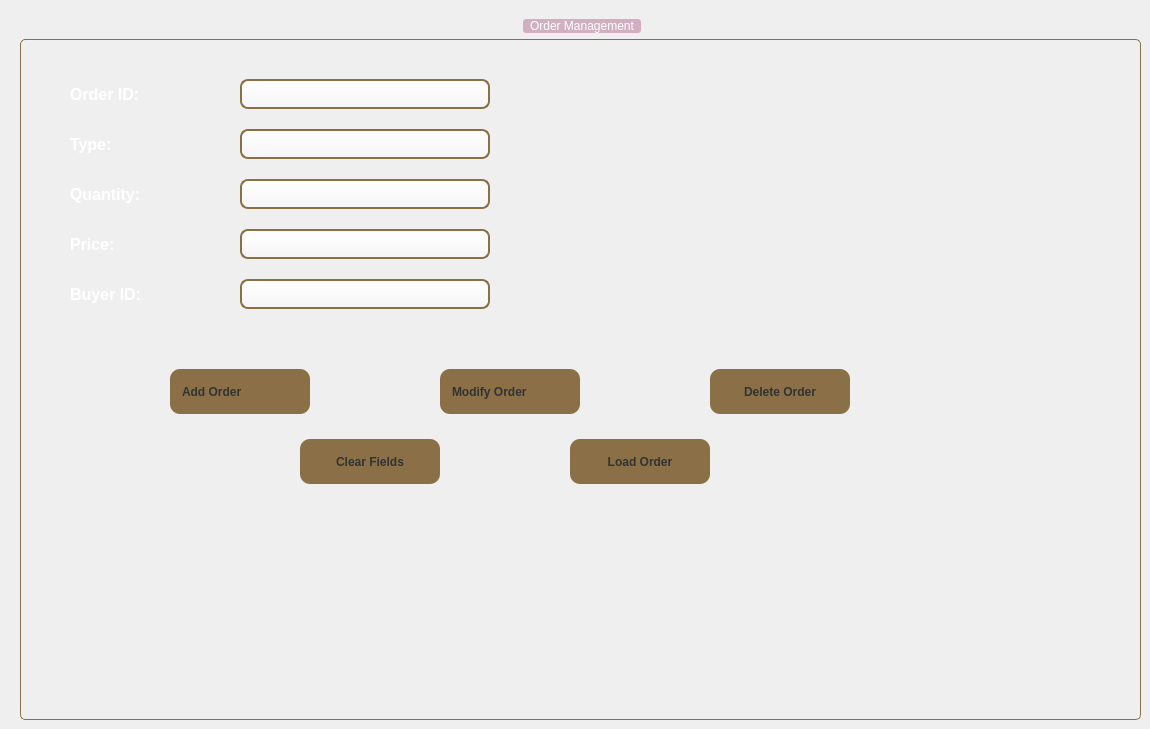
        <widget class="QWidget" name="tab_manage">
         <attribute name="title">
          <string>Manage Orders</string>
         </attribute>
         <widget class="QGroupBox" name="group_manage">
          <property name="geometry">
           <rect>
            <x>20</x>
            <y>19</y>
            <width>1121</width>
            <height>701</height>
           </rect>
          </property>
          <property name="styleSheet">
           <string notr="true">
          QGroupBox { background-color: transparent; border: 1px solid #8B6F47; border-radius: 5px; margin-top: 20px; }
          QGroupBox::title { subcontrol-origin: margin; subcontrol-position: top center; padding: 0 5px; background-color: rgb(210, 174, 193); font-weight: bold; color: white; border-radius: 3px; }

           QLineEdit {
            background: qlineargradient(x1:0, y1:0, x2:0, y2:1, stop:0 #FFFFFF, stop:1 #F5F5F5);
            border: 2px solid #8B6F47;
            border-radius: 8px;
            padding: 3px 12px;
            font-size: 14px;
            color: #333;
            selection-background-color: #8B6F47;
            selection-color: white;
        }
        QLineEdit:hover {
            border: 2px solid #A0825A;
            background: qlineargradient(x1:0, y1:0, x2:0, y2:1, stop:0 #FFFFFF, stop:1 #FAFAFA);
        }
        QLineEdit:focus {
            border: 2px solid #8B4513; 
            background: #FFFAF0;
        }

           QLineEdit {
            background: qlineargradient(x1:0, y1:0, x2:0, y2:1, stop:0 #FFFFFF, stop:1 #F5F5F5);
            border: 2px solid #8B6F47;
            border-radius: 8px;
            padding: 3px 12px;
            font-size: 14px;
            color: #333;
            selection-background-color: #8B6F47;
            selection-color: white;
        }
        QLineEdit:hover {
            border: 2px solid #A0825A;
            background: qlineargradient(x1:0, y1:0, x2:0, y2:1, stop:0 #FFFFFF, stop:1 #FAFAFA);
        }
        QLineEdit:focus {
            border: 2px solid #8B4513; 
            background: #FFFAF0;
        }
          QGroupBox::title { subcontrol-origin: margin; subcontrol-position: top center; padding: 0 5px; background-color: rgb(210, 174, 193); font-weight: bold; color: white; border-radius: 3px; }
         </string>
          </property>
          <property name="title">
           <string>Order Management</string>
          </property>
          <widget class="QLabel" name="label_id">
           <property name="geometry">
            <rect>
             <x>50</x>
             <y>60</y>
             <width>150</width>
             <height>30</height>
            </rect>
           </property>
           <property name="styleSheet">
            <string notr="true">color: white; font-size: 16px; font-weight: bold;</string>
           </property>
           <property name="text">
            <string>Order ID:</string>
           </property>
          </widget>
          <widget class="QLineEdit" name="le_id">
           <property name="geometry">
            <rect>
             <x>220</x>
             <y>60</y>
             <width>250</width>
             <height>30</height>
            </rect>
           </property>
           <property name="styleSheet">
            <string notr="true"/>
           </property>
          </widget>
          <widget class="QLabel" name="label_type">
           <property name="geometry">
            <rect>
             <x>50</x>
             <y>110</y>
             <width>150</width>
             <height>30</height>
            </rect>
           </property>
           <property name="styleSheet">
            <string notr="true">color: white; font-size: 16px; font-weight: bold;</string>
           </property>
           <property name="text">
            <string>Type:</string>
           </property>
          </widget>
          <widget class="QLineEdit" name="le_type">
           <property name="geometry">
            <rect>
             <x>220</x>
             <y>110</y>
             <width>250</width>
             <height>30</height>
            </rect>
           </property>
           <property name="styleSheet">
            <string notr="true"/>
           </property>
          </widget>
          <widget class="QLabel" name="label_stock">
           <property name="geometry">
            <rect>
             <x>50</x>
             <y>160</y>
             <width>150</width>
             <height>30</height>
            </rect>
           </property>
           <property name="styleSheet">
            <string notr="true">color: white; font-size: 16px; font-weight: bold;</string>
           </property>
           <property name="text">
            <string>Quantity:</string>
           </property>
          </widget>
          <widget class="QLineEdit" name="le_stock">
           <property name="geometry">
            <rect>
             <x>220</x>
             <y>160</y>
             <width>250</width>
             <height>30</height>
            </rect>
           </property>
           <property name="styleSheet">
            <string notr="true"/>
           </property>
          </widget>
          <widget class="QLabel" name="label_prix">
           <property name="geometry">
            <rect>
             <x>50</x>
             <y>210</y>
             <width>150</width>
             <height>30</height>
            </rect>
           </property>
           <property name="styleSheet">
            <string notr="true">color: white; font-size: 16px; font-weight: bold;</string>
           </property>
           <property name="text">
            <string>Price:</string>
           </property>
          </widget>
          <widget class="QLineEdit" name="le_prix">
           <property name="geometry">
            <rect>
             <x>220</x>
             <y>210</y>
             <width>250</width>
             <height>30</height>
            </rect>
           </property>
           <property name="styleSheet">
            <string notr="true"/>
           </property>
          </widget>
          <widget class="QLabel" name="label_buyer">
           <property name="geometry">
            <rect>
             <x>50</x>
             <y>260</y>
             <width>150</width>
             <height>30</height>
            </rect>
           </property>
           <property name="styleSheet">
            <string notr="true">color: white; font-size: 16px; font-weight: bold;</string>
           </property>
           <property name="text">
            <string>Buyer ID:</string>
           </property>
          </widget>
          <widget class="QLineEdit" name="le_buyer">
           <property name="geometry">
            <rect>
             <x>220</x>
             <y>260</y>
             <width>250</width>
             <height>30</height>
            </rect>
           </property>
           <property name="styleSheet">
            <string notr="true"/>
           </property>
          </widget>
          <widget class="QPushButton" name="btn_add">
           <property name="geometry">
            <rect>
             <x>150</x>
             <y>350</y>
             <width>140</width>
             <height>45</height>
            </rect>
           </property>
           <property name="styleSheet">
            <string notr="true">
          QPushButton { background-color: #8B6F47; border-radius: 10px; color: #333; font-weight: bold; padding-left: 12px; text-align: left; }
          QPushButton:hover { background-color: #FFF; border: 2px solid #8B6F47; }
        </string>
           </property>
           <property name="text">
            <string>Add Order</string>
           </property>
              <property name="icon">
                <iconset resource="resources.qrc">
                 <normaloff>:/assets/add.png</normaloff>:/assets/add.png</iconset>
                </property>
              <property name="iconSize">
                <size>
                 <width>24</width>
                 <height>24</height>
                </size>
              </property>
          </widget>
          <widget class="QPushButton" name="btn_modify">
           <property name="geometry">
            <rect>
             <x>420</x>
             <y>350</y>
             <width>140</width>
             <height>45</height>
            </rect>
           </property>
           <property name="styleSheet">
            <string notr="true">
          QPushButton { background-color: #8B6F47; border-radius: 10px; color: #333; font-weight: bold; padding-left: 12px; text-align: left; }
          QPushButton:hover { background-color: #FFF; border: 2px solid #8B6F47; }
        </string>
           </property>
           <property name="text">
            <string>Modify Order</string>
           </property>
              <property name="icon">
                <iconset resource="resources.qrc">
                 <normaloff>:/assets/modify.png</normaloff>:/assets/modify.png</iconset>
                </property>
              <property name="iconSize">
                <size>
                 <width>24</width>
                 <height>24</height>
                </size>
              </property>
          </widget>
          <widget class="QPushButton" name="btn_delete">
           <property name="geometry">
            <rect>
             <x>690</x>
             <y>350</y>
             <width>140</width>
             <height>45</height>
            </rect>
           </property>
           <property name="styleSheet">
            <string notr="true">
         QPushButton { background-color: #8B6F47; border-radius: 10px; color: #333; font-weight: bold; }
         QPushButton:hover { background-color: #FFF; border: 2px solid #8B6F47; }
        </string>
           </property>
           <property name="text">
            <string>Delete Order</string>
           </property>
           <property name="icon">
            <iconset resource="resources.qrc">
             <normaloff>:/assets/delete.png</normaloff>:/assets/delete.png</iconset>
           </property>
           <property name="iconSize">
            <size>
             <width>24</width>
             <height>24</height>
            </size>
           </property>
          </widget>
          <widget class="QPushButton" name="btn_clear">
           <property name="geometry">
            <rect>
             <x>280</x>
             <y>420</y>
             <width>140</width>
             <height>45</height>
            </rect>
           </property>
           <property name="styleSheet">
            <string notr="true">
         QPushButton { background-color: #8B6F47; border-radius: 10px; color: #333; font-weight: bold; }
         QPushButton:hover { background-color: #FFF; border: 2px solid #8B6F47; }
        </string>
           </property>
           <property name="text">
            <string>Clear Fields</string>
           </property>
           <property name="icon">
            <iconset resource="resources.qrc">
             <normaloff>:/assets/clear.png</normaloff>:/assets/clear.png</iconset>
           </property>
           <property name="iconSize">
            <size>
             <width>24</width>
             <height>24</height>
            </size>
           </property>
          </widget>
          <widget class="QPushButton" name="btn_load">
           <property name="geometry">
            <rect>
             <x>550</x>
             <y>420</y>
             <width>140</width>
             <height>45</height>
            </rect>
           </property>
           <property name="styleSheet">
            <string notr="true">
         QPushButton { background-color: #8B6F47; border-radius: 10px; color: #333; font-weight: bold; }
         QPushButton:hover { background-color: #FFF; border: 2px solid #8B6F47; }
        </string>
           </property>
           <property name="text">
            <string>Load Order</string>
           </property>
          </widget>
         </widget>
        </widget>
